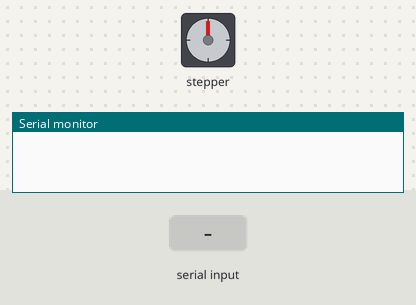
This sketch was run on a simulated Arduino Uno, built with avr-gcc and run on an emulated ATmega328P. Parts: stepper motor, the last lines printed to the serial monitor. The test bench sets the inputs (shaded band). Stepper angles assume 2048 steps per turn.

Above: at 1.2 s.
1.3 s: "C," received over Serial
2.8 s: "90,45," received over Serial
At 2.96 s:
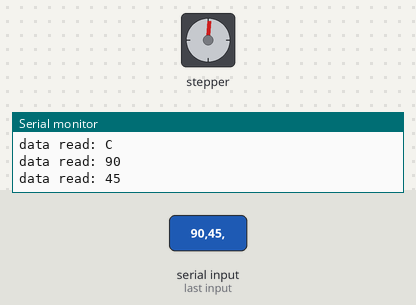
At 3.8 s:
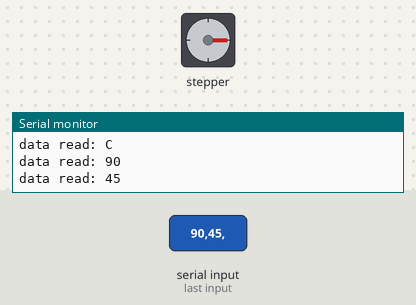
4.6 s: "W," received over Serial
6.1 s: "30,150," received over Serial
At 6.8 s:
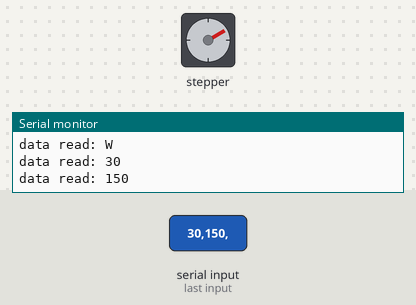
Timing chart, 0 to 8.6 s (numbered marks = the images above; inputs shaded):
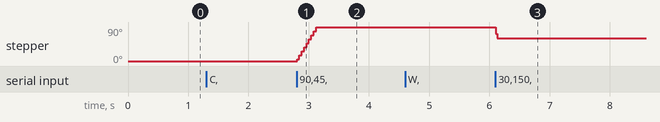

Measured:
- after the input at 2.8 s, stepper: turns 90° clockwise in 0.33 s, starting at once
- after the input at 6.1 s, stepper: goes 72° 0.02 s, then 60°, starting at once

The sketch:

ARDUINO_LabAct08.ino
```cpp
#include<Stepper.h>
int stepsPerRevolution = 2048; //360 degrees / 1.8 degrees per step - Total steps to make 1 full rotation 360 deg
Stepper stepper1 = Stepper(stepsPerRevolution, 2, 3, 4, 5);

String data[3]; //[0] Direction (Clockwise / Counter clockwise),[1] Angle (Steps per revolution), [2]Speed (RPM)
int index = 0; // Navigate the array of String
float steps = 0; // Hold the converted value on how many steps are required to achieve the desired angle or degree position of the motor


void setup() {
  stepper1.setSpeed(10); //RPM (Revolution per Minute); - It will take 1 minute to make 360 rotation (10) = 10 revolution per minute
  Serial.begin(9600);
}

void loop() {
  if(Serial.available()){
      data[index] = Serial.readStringUntil(','); //Read the entire string
      Serial.print("data read: "); Serial.println(data[index]);
      index++;

      if(index == 3){
        index = 0;
        steps = stepsPerRevolution / 360.0 * data[1].toInt();
        stepper1.setSpeed(data[2].toInt());
        if(data[0] == "C") stepper1.step(steps);
        else if(data[0] == "W") stepper1.step(-steps);
        }
    }
}
```
